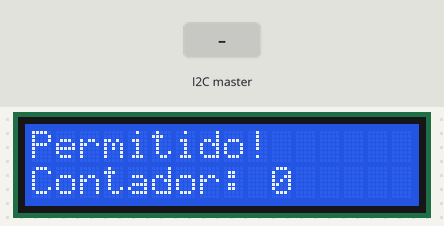
Bench run of a sketch on a simulated Arduino Uno, built with avr-gcc and run on an emulated ATmega328P. On the bench: 16×2 character LCD. The inputs (shaded band) are chosen by the test bench.

Above: at 1.2 s.
1.3 s: the I2C master sends "B"
At 2.1 s:
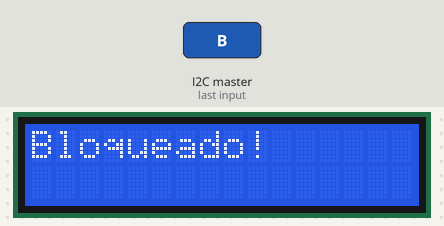
2.8 s: the I2C master sends "I"
At 3.4 s:
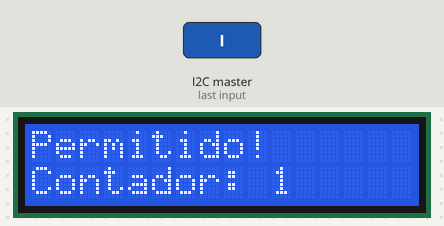
Timing chart, 0 to 5.8 s (numbered marks = the images above; inputs shaded):
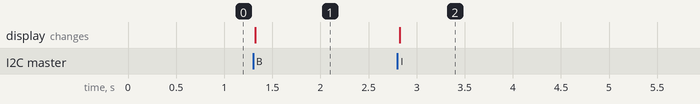

The sketch:

EMBARC-LCD.ino
```cpp
 #include <LiquidCrystal.h>
 #include <Wire.h>

int contador = 0;

 LiquidCrystal lcd(2, 3, 4, 5, 6, 7);

 void setup()
 {
 lcd.begin(16, 2);
 lcd.clear();
 lcd.setCursor(0, 0);
 lcd.print("Permitido!");
 Wire.begin(8); // Inicia como escravo com endereço 8
 lcd.setCursor(0, 1);
 lcd.print("Contador: 0");
 Wire.onReceive(receberEvento); // Registra a função para receber dados
 }

 void loop()
 {
 }


void receberEvento(int quantos) {
    while (Wire.available()) {
        char comando = Wire.read();

        if (comando == 'B') {
			    lcd.clear();
 			    lcd.setCursor(0, 0);
 			    lcd.print("Bloqueado!");
        } else if (comando == 'P') {
      lcd.clear();
 			lcd.setCursor(0, 0);
 			lcd.print("Permitido!");
      lcd.setCursor(0, 1);
      lcd.print("Contador: 0");
      contador = 0;
        } else if (comando == 'I') {
          lcd.clear();
 			    lcd.setCursor(0, 0);
 			    lcd.print("Permitido!");
          lcd.setCursor(0, 1);
          lcd.print("Contador: ");
          contador++;
          lcd.print(contador);
        }
    }
}
```

Measured:
- after the input at 1.3 s, the display: changes at once (image 1)
- after the input at 2.8 s, the display: changes at once (image 2)
